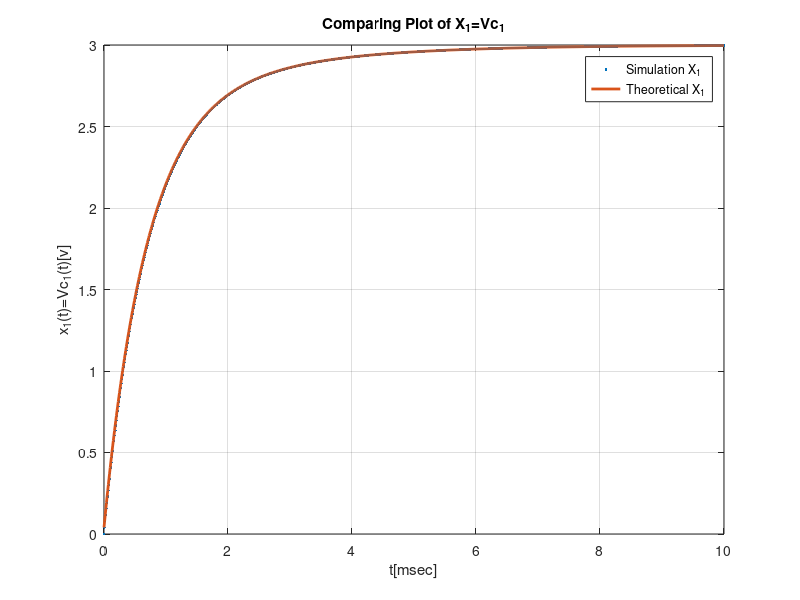
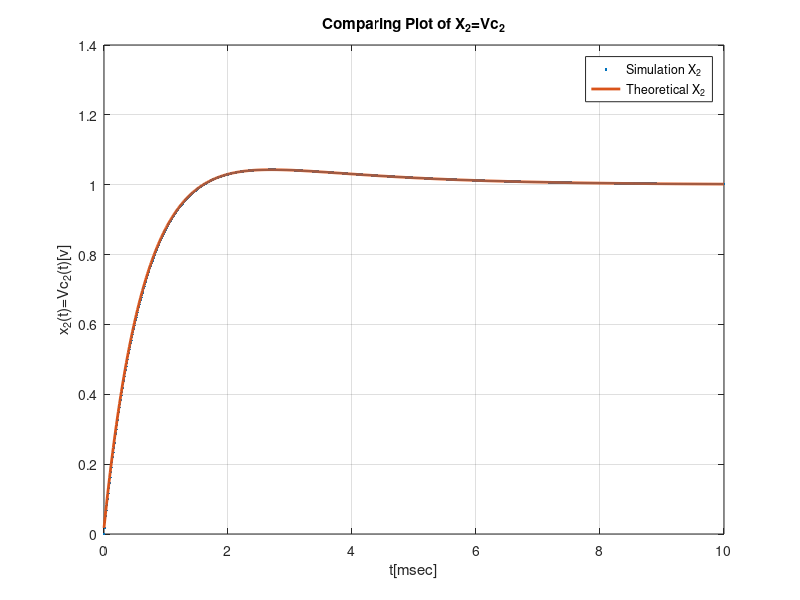
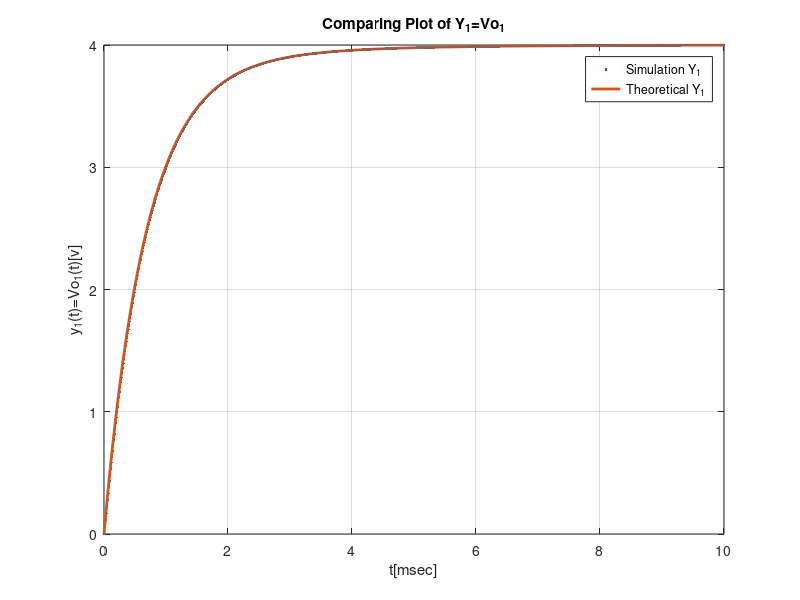
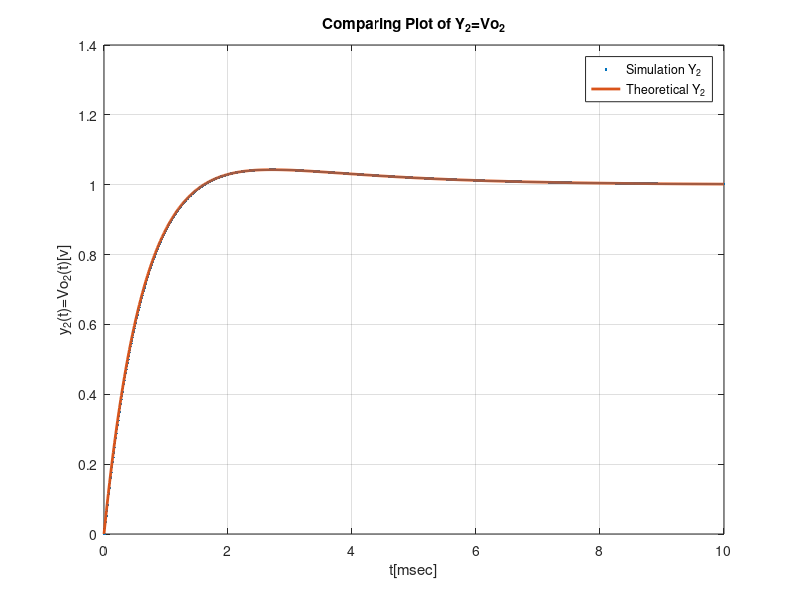

These figures' MATLAB source, in order:
clear all
close all

%sampling period
Delta=0.01;
T=1;

%Ad and Bd for the discrete time case
%for A=[-1/T -1/T;-1/4T -1/T], B=[1/T 0;1/4T 3/4T], T=1ms
% Ad = Phi((k+1)T,kT)
Ad=[-2 2;1 1]*[exp(-0.5*Delta) 0;0 exp(-1.5*Delta)]*[-0.25 0.5;0.25 0.5];
% Bd= \int_{kT}^{(k+1)T} Phi((k+1)T,s)B(s)ds
Bd=[-2 2;1 1]*[2-2*exp(-0.5*Delta) 0;0 (2/3)-(2/3)*exp(-1.5*Delta)]*[-0.25 0.5;0.25 0.5]*[1 0;0.25 0.75];

t=0:Delta:10;

%y(t)
Cd=[1 1;0 1];
y=zeros(2,length(t));
y(:,1)=[0; 0];

%input
ut=[4;1];
u=repmat(ut,1,length(t));
x=zeros(2,length(t));

%initialization
x(:,1)=[0 ; 0];

%DT simulation of the system state from time 0 to time 10
for i=1:length(t)-1
    x(:,i+1)=Ad*x(:,i)+Bd*u(:,i);
    y(:,i+1)=Cd*x(:,i);
end

xt=zeros(2,length(t));
xt=[3-(0.5*exp(-0.5*Delta/T))-(2.5*exp(-1.5*Delta/T)); 1+((1/4)*exp(-0.5*Delta/T))-(1.25*exp(-1.5*Delta/T))];
yt=zeros(2,length(t));
yt(:,1)=[0; 0];
ut1=[4;1];
u1=repmat(ut1,1,length(t));


for j=1:length(t)-1
   xt(:,j+1)=Ad*xt(:,j)+Bd*u1(:,j);
   yt(:,j+1)=Cd*xt(:,j);
end

figure(1)
plot(t,x(1,:),'.',t,xt(1,:),'LineWidth',2,'MarkerSize',10);
legend('Simulation X_1','Theoretical X_1')
ylabel('x_1(t)=Vc_1(t)[v]')
xlabel('t[msec]')
title('Comparing Plot of X_1=Vc_1');
grid
figure(2)
plot(t,x(2,:),'.',t,xt(2,:),'LineWidth',2,'MarkerSize',10)
legend('Simulation X_2','Theoretical X_2')
ylabel('x_2(t)=Vc_2(t)[v]')
xlabel('t[msec]')
title('Comparing Plot of X_2=Vc_2');
grid
figure(3)
plot(t,y(1,:),'.',t,yt(1,:),'LineWidth',2,'MarkerSize',10)
legend('Simulation Y_1','Theoretical Y_1')
ylabel('y_1(t)=Vo_1(t)[v]')
xlabel('t[msec]')
title('Comparing Plot of Y_1=Vo_1');
grid
figure(4)
plot(t,y(2,:),'.',t,yt(2,:),'LineWidth',2,'MarkerSize',10)
legend('Simulation Y_2','Theoretical Y_2')
ylabel('y_2(t)=Vo_2(t)[v]')
xlabel('t[msec]')
title('Comparing Plot of Y_2=Vo_2');
grid
